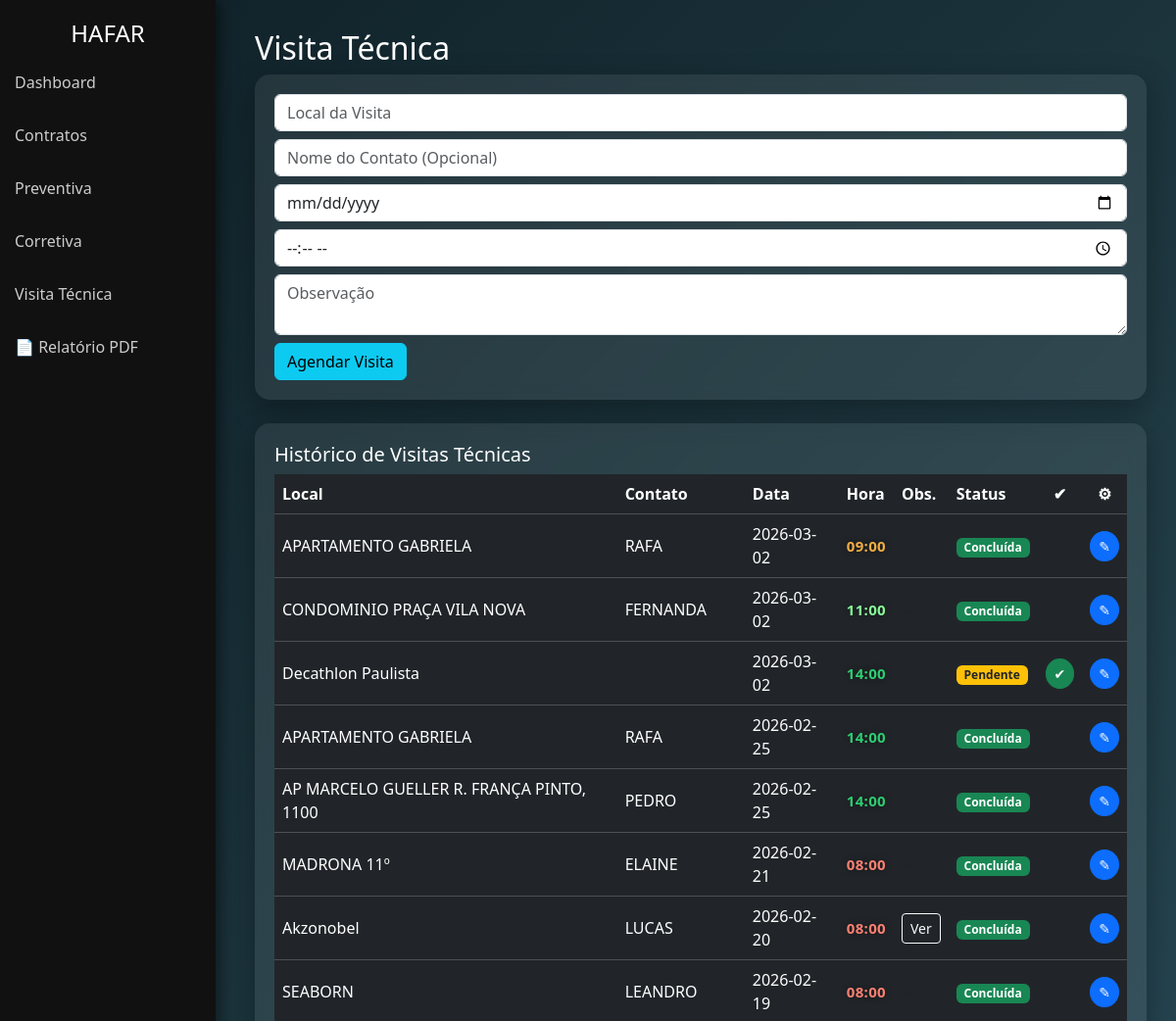
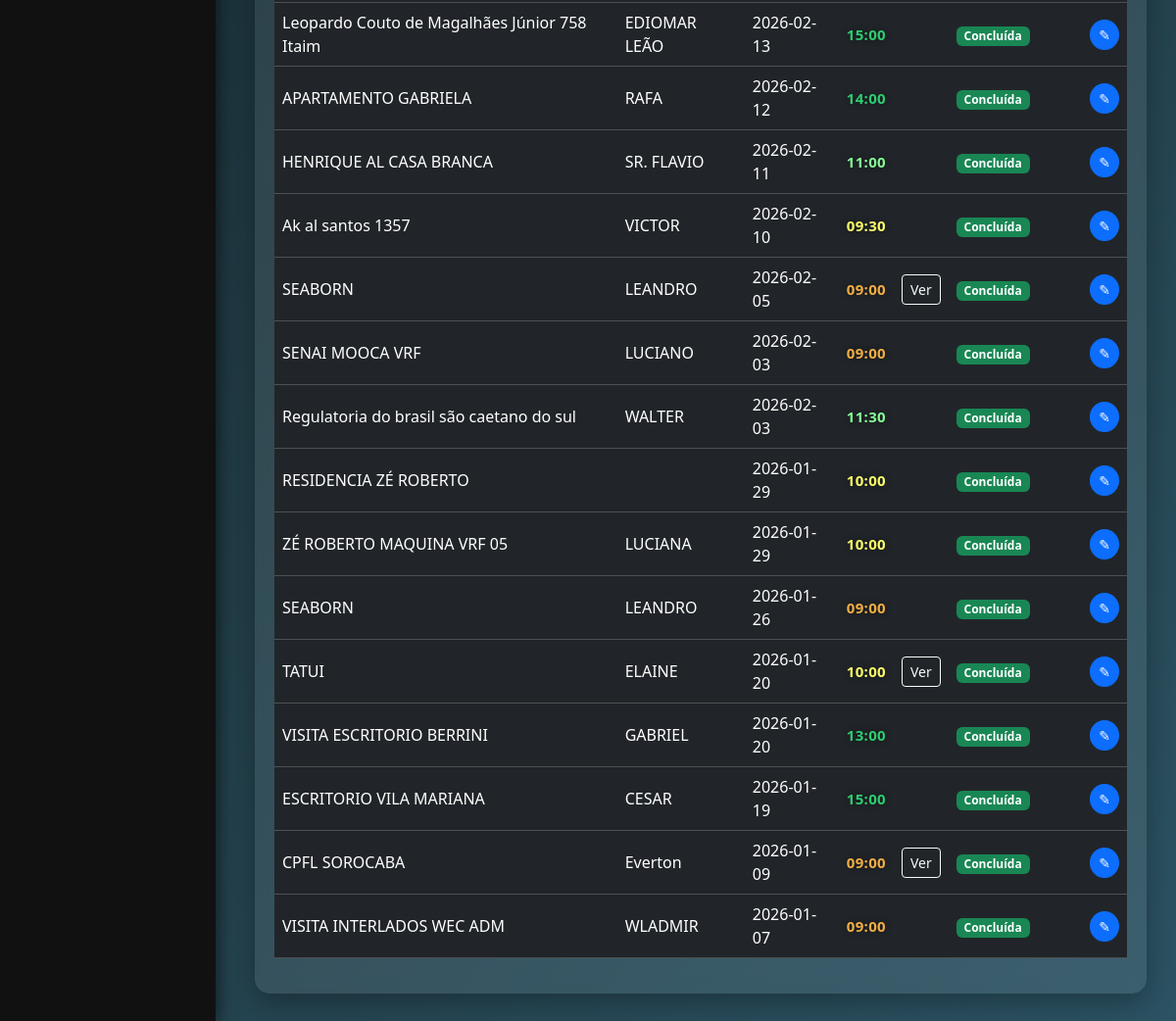
/visita_tecnica, run on the app's committed database (2 pictures, top to bottom).
### tables this page shows
CREATE TABLE visitas_tecnicas (
            id INTEGER PRIMARY KEY AUTOINCREMENT,
            local TEXT,
            contato TEXT,
            data TEXT,
            hora TEXT,
            status TEXT DEFAULT 'Pendente',
            observacao TEXT
        );

### app.py (the view, shortened to what this page needs)
@app.route("/visita_tecnica", methods=["GET", "POST"])
def visita_tecnica():
    conn = get_db()
    c = conn.cursor()
    visitas = c.execute("""
        SELECT *
        FROM visitas_tecnicas
        ORDER BY data DESC, hora ASC
    """).fetchall()
    conn.close()
    return render_template("visita_tecnica.html", visitas=visitas)

### app.py (called while the page is built)
def get_db():
    conn = sqlite3.connect(DATABASE)
    conn.row_factory = sqlite3.Row
    return conn

### templates/visita_tecnica.html (shortened to what this page needs)
{% extends "base.html" %}
{% block content %}
<h2>Visita Técnica</h2>
<div class="card-custom mb-4">
<form method="POST">
<input type="text" name="local" class="form-control mb-2" placeholder="Local da Visita" required>
<input type="text" name="contato" class="form-control mb-2" placeholder="Nome do Contato (Opcional)">
<input type="date" name="data" class="form-control mb-2" required>
<input type="time" name="hora" class="form-control mb-2" required>
<textarea name="observacao" class="form-control mb-2" placeholder="Observação"></textarea>
<button class="btn btn-info">Agendar Visita</button>
</form>
</div>
<div class="card-custom mt-4">
  <h5>Histórico de Visitas Técnicas</h5>
  <table class="table table-dark table-hover align-middle">
    <thead>
      <tr>
        <th>Local</th>
        <th>Contato</th>
        <th>Data</th>
        <th>Hora</th>
        <th>Obs.</th>
        <th>Status</th>
        <th class="text-center">✔</th>
        <th class="text-center">⚙</th>
      </tr>
    </thead>
    <tbody>
      {% for v in visitas %}
      <tr>
	  <td>{{ v.local }}</td>
	  <td>{{ v.contato }}</td>
	  <td>{{ v.data }}</td>
	  <td class="hora-visita" data-hora="{{ v.hora }}">{{ v.hora }}</td>
	  <td style="max-width:260px;">
	    {% if v.observacao %}
	      <details class="obs-details">
	        <summary class="btn btn-outline-light btn-sm obs-summary">Ver</summary>
	      </details>
	    {% else %}
	      <span class="text-muted">—</span>
	    {% endif %}
	  </td>
	  <td>
	    {% if v.status == "Concluída" %}
	      <span class="badge bg-success">Concluída</span>
	    {% else %}
	      <span class="badge bg-warning text-dark">Pendente</span>
	    {% endif %}
	  </td>
	  <td class="text-center">
	    {% if v.status != "Concluída" %}
	      <a href="/concluir_visita/{{ v.id }}" class="btn btn-success btn-sm rounded-circle">✔</a>
	    {% endif %}
	  </td>
	  <td class="text-center">
	    <button class="btn btn-primary btn-sm rounded-circle"
	            data-bs-toggle="modal"
	            data-bs-target="#editarVisita{{ v.id }}">
	      ✎
	    </button>
	  </td>
	</tr>
      {% endfor %}
    </tbody>
  </table>
</div>
{% endblock %}

### templates/base.html (style rules this page uses)
body { background: linear-gradient(135deg,#0f2027,#203a43,#2c5364); color: white; font-family: 'Segoe UI', sans-serif; min-height:100vh; }
.card-custom { background: rgba(255,255,255,0.08); backdrop-filter: blur(8px); border-radius:15px; padding:20px; box-shadow:0 10px 30px rgba(0,0,0,0.3); transition:0.3s; }
button { transition:0.3s; }

### templates/visita_tecnica.html (style rules this page uses)
.hora-visita { font-weight: 800; font-size: 15px; letter-spacing: .3px; }
.hora-visita { text-shadow: 0 0 6px rgba(0,0,0,.45); }
.obs-details { display: inline-block; width: 100%; }
.obs-details summary { list-style: none; cursor: pointer; }
.obs-details:not([open]) .obs-summary::after { content: ""; }

### data on the page
visitas_tecnicas: local "APARTAMENTO GABRIELA", contato "RAFA", data "2026-03-02", status "Concluída"
visitas_tecnicas: local "CONDOMINIO PRAÇA VILA NOVA", contato "FERNANDA", data "2026-03-02", status "Concluída"
visitas_tecnicas: local "Decathlon Paulista", data "2026-03-02", status "Pendente"
visitas_tecnicas: local "APARTAMENTO GABRIELA", contato "RAFA", data "2026-02-25", status "Concluída"
visitas_tecnicas: local "AP MARCELO GUELLER R. FRANÇA PINTO, 1100", contato "PEDRO", data "2026-02-25", status "Concluída"
visitas_tecnicas: local "MADRONA 11º", contato "ELAINE", data "2026-02-21", status "Concluída"
visitas_tecnicas: local "Akzonobel", contato "LUCAS", data "2026-02-20", status "Concluída"
visitas_tecnicas: local "SEABORN", contato "LEANDRO", data "2026-02-19", status "Concluída"
visitas_tecnicas: local "Leopardo Couto de Magalhães Júnior 758 Itaim", contato "EDIOMAR LEÃO", data "2026-02-13", status "Concluída"
visitas_tecnicas: local "APARTAMENTO GABRIELA", contato "RAFA", data "2026-02-12", status "Concluída"
visitas_tecnicas: local "HENRIQUE AL CASA BRANCA", contato "SR. FLAVIO", data "2026-02-11", status "Concluída"
visitas_tecnicas: local "Ak al santos 1357", contato "VICTOR", data "2026-02-10", status "Concluída"
visitas_tecnicas: local "SEABORN", contato "LEANDRO", data "2026-02-05", status "Concluída"
visitas_tecnicas: local "SENAI MOOCA VRF", contato "LUCIANO", data "2026-02-03", status "Concluída"
visitas_tecnicas: local "Regulatoria do brasil são caetano do sul", contato "WALTER", data "2026-02-03", status "Concluída"
visitas_tecnicas: local "RESIDENCIA ZÉ ROBERTO", data "2026-01-29", status "Concluída"
visitas_tecnicas: local "ZÉ ROBERTO MAQUINA VRF 05", contato "LUCIANA", data "2026-01-29", status "Concluída"
visitas_tecnicas: local "SEABORN", contato "LEANDRO", data "2026-01-26", status "Concluída"
visitas_tecnicas: local "TATUI", contato "ELAINE", data "2026-01-20", status "Concluída"
visitas_tecnicas: local "VISITA ESCRITORIO BERRINI", contato "GABRIEL", data "2026-01-20", status "Concluída"
visitas_tecnicas: local "ESCRITORIO VILA MARIANA", contato "CESAR", data "2026-01-19", status "Concluída"
visitas_tecnicas: local "CPFL SOROCABA", contato "Everton", data "2026-01-09", status "Concluída"
visitas_tecnicas: local "VISITA INTERLADOS WEC ADM", contato "WLADMIR", data "2026-01-07", status "Concluída"
